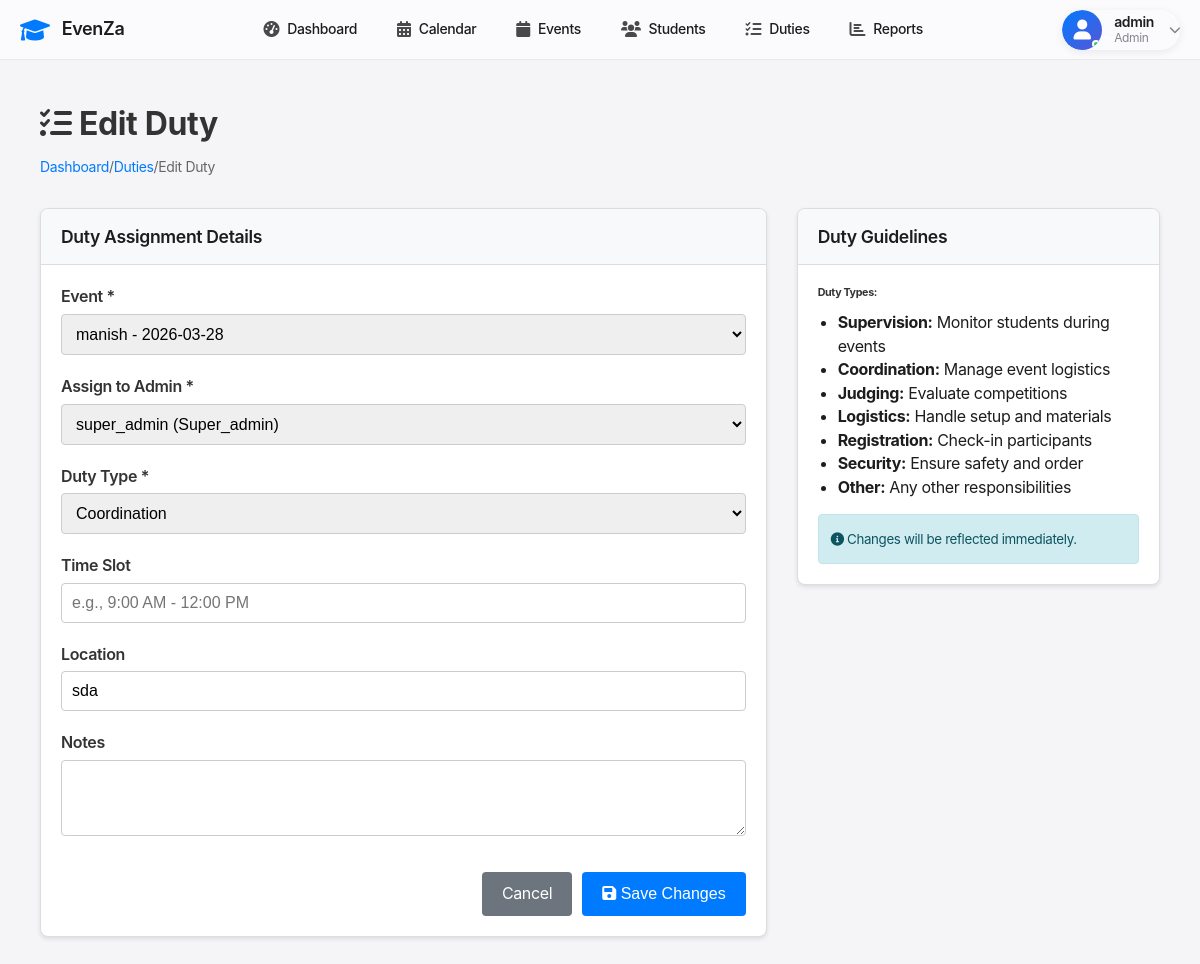
/duties/1/edit (signed in), run on the app's committed database.
### tables this page shows
CREATE TABLE duties (
            id INTEGER PRIMARY KEY AUTOINCREMENT,
            event_id INTEGER NOT NULL,
            duty_person_id INTEGER NOT NULL,
            duty_type TEXT NOT NULL,
            duty_date DATE NOT NULL,
            start_time TIME NOT NULL,
            end_time TIME NOT NULL,
            location TEXT NOT NULL,
            description TEXT,
            notes TEXT,
            assigned_at TIMESTAMP DEFAULT CURRENT_TIMESTAMP,
            FOREIGN KEY (event_id) REFERENCES events (id) ON DELETE CASCADE,
            FOREIGN KEY (duty_person_id) REFERENCES duty_personnel (id) ON DELETE CASCADE
        );

CREATE TABLE events (
            id INTEGER PRIMARY KEY AUTOINCREMENT,
            name TEXT NOT NULL,
            type TEXT NOT NULL,
            event_date DATE NOT NULL,
            start_time TIME NOT NULL,
            end_time TIME NOT NULL,
            venue TEXT NOT NULL,
            description TEXT,
            host_school TEXT NOT NULL,
            participating_schools TEXT,
            status TEXT DEFAULT 'upcoming',
            created_at TIMESTAMP DEFAULT CURRENT_TIMESTAMP
        );

### app.py (the view, shortened to what this page needs)
@app.route('/duties/<int:id>/edit', methods=['GET', 'POST'])
@role_required(['admin', 'super_admin'])
def edit_duty(id):
    conn = get_db_connection()
    duty = conn.execute('SELECT * FROM duties WHERE id = ?', (id,)).fetchone()
    events = conn.execute('SELECT id, name, event_date, venue FROM events ORDER BY event_date').fetchall()
    admins = conn.execute('SELECT id, username, role FROM users WHERE role IN ("admin", "super_admin")').fetchall()
    current_person = conn.execute('SELECT name FROM duty_personnel WHERE id = ?', (duty['duty_person_id'],)).fetchone()
    current_user = conn.execute('SELECT id FROM users WHERE username = ?', (current_person['name'],)).fetchone()
    current_user_id = current_user['id'] if current_user else None
    conn.close()
    return render_template('edit_duty.html', duty=duty, events=events, admins=admins, current_user_id=current_user_id)

### app.py (called while the page is built)
def get_db_connection():
    conn = sqlite3.connect('events.db')
    conn.row_factory = sqlite3.Row
    return conn

def role_required(roles):
    def decorator(f):
        @wraps(f)
        def decorated_function(*args, **kwargs):
            if 'user_id' not in session:
                flash('Please login to access this page', 'error')
                return redirect(url_for('login'))
            if session.get('role') not in roles:
                flash('You do not have permission to access this page', 'error')
                return redirect(url_for('dashboard'))
            return f(*args, **kwargs)
        return decorated_function
    return decorator

### templates/edit_duty.html (shortened to what this page needs)
{% extends "base.html" %}
{% block content %}
<div class="edit-duty-container">
    <div class="page-header">
        <h1><i class="fas fa-tasks"></i> Edit Duty</h1>
        <div class="breadcrumb">
            <a href="{{ url_for('dashboard') }}">Dashboard</a> /
            <a href="{{ url_for('duties') }}">Duties</a> /
            <span>Edit Duty</span>
        </div>
    </div>
    <div class="edit-duty-grid">
        <div class="edit-duty-main">
            <div class="form-card">
                <div class="form-card-header">
                    <h5>Duty Assignment Details</h5>
                </div>
                <div class="form-card-body">
                    <form method="POST">
                        <div class="form-field">
                            <label for="event_id">Event *</label>
                            <select id="event_id" name="event_id" required onchange="updateEventDetails()">
                                {% for event in events %}
                                    <option value="{{ event.id }}" {% if event.id == duty.event_id %}selected{% endif %}
                                            data-date="{{ event.event_date }}"
                                            data-venue="{{ event.venue }}"
                                            data-start="{{ event.start_time }}"
                                            data-end="{{ event.end_time }}">
                                        {{ event.name }} - {{ event.event_date }}
                                    </option>
                                {% endfor %}
                            </select>
                        </div>
                        <div class="form-field">
                            <label for="user_id">Assign to Admin *</label>
                            <select id="user_id" name="user_id" required>
                                {% for admin in admins %}
                                    <option value="{{ admin.id }}" {% if admin.id == current_user_id %}selected{% endif %}>
                                        {{ admin.username }} ({{ admin.role|capitalize }})
                                    </option>
                                {% endfor %}
                            </select>
                        </div>
                        <div class="form-field">
                            <label for="duty_type">Duty Type *</label>
                            <select id="duty_type" name="duty_type" required>
                                <option value="coordination" {% if duty.duty_type == 'coordination' %}selected{% endif %}>Coordination</option>
                            </select>
                        </div>
                        <div class="form-field">
                            <label for="time_slot">Time Slot</label>
                            <input type="text" id="time_slot" name="time_slot"
                                   value="{{ duty.time_slot or '' }}" placeholder="e.g., 9:00 AM - 12:00 PM">
                        </div>
                        <div class="form-field">
                            <label for="location">Location</label>
                            <input type="text" id="location" name="location"
                                   value="{{ duty.location or '' }}">
                        </div>
                        <div class="form-field">
                            <label for="notes">Notes</label>
                            <textarea id="notes" name="notes" rows="3">{{ duty.notes or '' }}</textarea>
                        </div>
                        <div class="form-actions">
                            <a href="{{ url_for('duties') }}" class="btn-secondary">Cancel</a>
                            <button type="submit" class="btn-primary">
                                <i class="fas fa-save"></i> Save Changes
                            </button>
                        </div>
                    </form>
                </div>
            </div>
        </div>
        <div class="edit-duty-sidebar">
            <div class="info-card">
                <div class="info-card-header">
                    <h5>Duty Guidelines</h5>
                </div>
                <div class="info-card-body">
                    <h6>Duty Types:</h6>
                    <ul>
                        <li><strong>Supervision:</strong> Monitor students during events</li>
                        <li><strong>Coordination:</strong> Manage event logistics</li>
                        <li><strong>Judging:</strong> Evaluate competitions</li>
                        <li><strong>Logistics:</strong> Handle setup and materials</li>
                        <li><strong>Registration:</strong> Check-in participants</li>
                        <li><strong>Security:</strong> Ensure safety and order</li>
                        <li><strong>Other:</strong> Any other responsibilities</li>
                    </ul>
                    <div class="info-alert">
                        <small>
                            <i class="fas fa-info-circle"></i>
                            Changes will be reflected immediately.
                        </small>
                    </div>
                </div>
            </div>
        </div>
    </div>
{% endblock %}

### static/css/style.css (style rules this page uses)
* { margin: 0; padding: 0; box-sizing: border-box; }
body { font-family: -apple-system, BlinkMacSystemFont, 'Segoe UI', Roboto, Oxygen, Ubuntu, Cantarell, sans-serif; background: #f5f5f7; color: #1d1d1f; line-height: 1.47059; font-weight: 400; letter-spacing: -.022em; }
.breadcrumb { display: flex; flex-wrap: wrap; padding: 0 0; margin-bottom: 1rem; list-style: none; }

### templates/base.html (style rules this page uses)
* { margin: 0; padding: 0; box-sizing: border-box; }
body { font-family: -apple-system, BlinkMacSystemFont, 'Segoe UI', Roboto, Oxygen, Ubuntu, Cantarell, sans-serif; background: #f5f5f7; color: #1d1d1f; }

### templates/edit_duty.html (style rules this page uses)
.edit-duty-container { max-width: 1200px; margin: 0 auto; padding: 20px; }
.page-header { margin-bottom: 30px; }
.page-header h1 { margin: 0 0 10px 0; color: #333; font-size: 2rem; }
.breadcrumb { font-size: 14px; color: #666; }
.breadcrumb a { color: #007bff; text-decoration: none; }
.edit-duty-grid { display: grid; grid-template-columns: 2fr 1fr; gap: 30px; align-items: start; }
.edit-duty-main { min-width: 0; }
.edit-duty-sidebar { min-width: 0; }
.form-card, .info-card { background: white; border: 1px solid #ddd; border-radius: 8px; box-shadow: 0 2px 4px rgba(0,0,0,0.1); margin-bottom: 20px; }
.form-card-header, .info-card-header { background: #f8f9fa; border-bottom: 1px solid #ddd; padding: 15px 20px; border-radius: 8px 8px 0 0; }
.form-card-header h5, .info-card-header h5 { margin: 0; font-size: 1.1rem; font-weight: 600; }
.form-card-body, .info-card-body { padding: 20px; }
.form-field { margin-bottom: 20px; }
.form-field label { display: block; margin-bottom: 5px; font-weight: 600; color: #333; }
.form-field input, .form-field select, .form-field textarea { width: 100%; padding: 10px; border: 1px solid #ccc; border-radius: 4px; font-size: 16px; box-sizing: border-box; }
.form-actions { display: flex; gap: 10px; justify-content: flex-end; margin-top: 30px; }
.btn-primary, .btn-secondary { padding: 10px 20px; border: none; border-radius: 4px; font-size: 16px; cursor: pointer; text-decoration: none; display: inline-block; transition: background-color 0.2s; }
.btn-primary { background-color: #007bff; color: white; }
.btn-secondary { background-color: #6c757d; color: white; }
.info-alert { background-color: #d1ecf1; border: 1px solid #bee5eb; border-radius: 4px; padding: 12px; margin-top: 15px; }
.info-alert small { color: #0c5460; }
.info-card-body ul { padding-left: 20px; margin: 10px 0; }
.info-card-body h6 { margin: 0 0 10px 0; color: #333; }

### data on the page
duties: event_id "manish - 2026-03-28", duty_type "Coordination", location "sda"

### other printed values
{{ session.username }} "admin"
{{ session.role|capitalize|replace('_', ' ') }} "Admin"
form field user_id "super_admin (Super_admin)"
